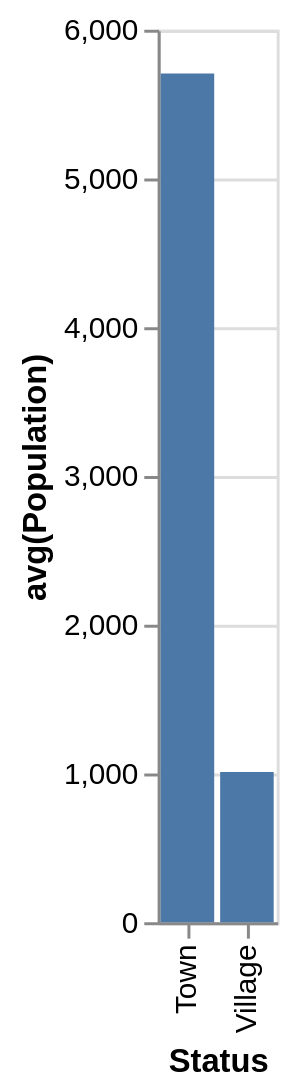

Write the Vega-Lite specification saved for this chart.
### Vega-Lite specification from a JSON file in a GitHub repository (floating-point values rounded to 4 significant figures)
{"data": {"values": [{"x_data": "Town", "y_data": 5706}, {"x_data": "Village", "y_data": 1010.0}]}, "mark": "bar", "encoding": {"x": {"field": "x_data", "type": "nominal", "title": "Status", "sort": {"op": "sum", "field": "y_data", "order": "descending"}}, "y": {"field": "y_data", "type": "quantitative", "title": "avg(Population)"}}}
